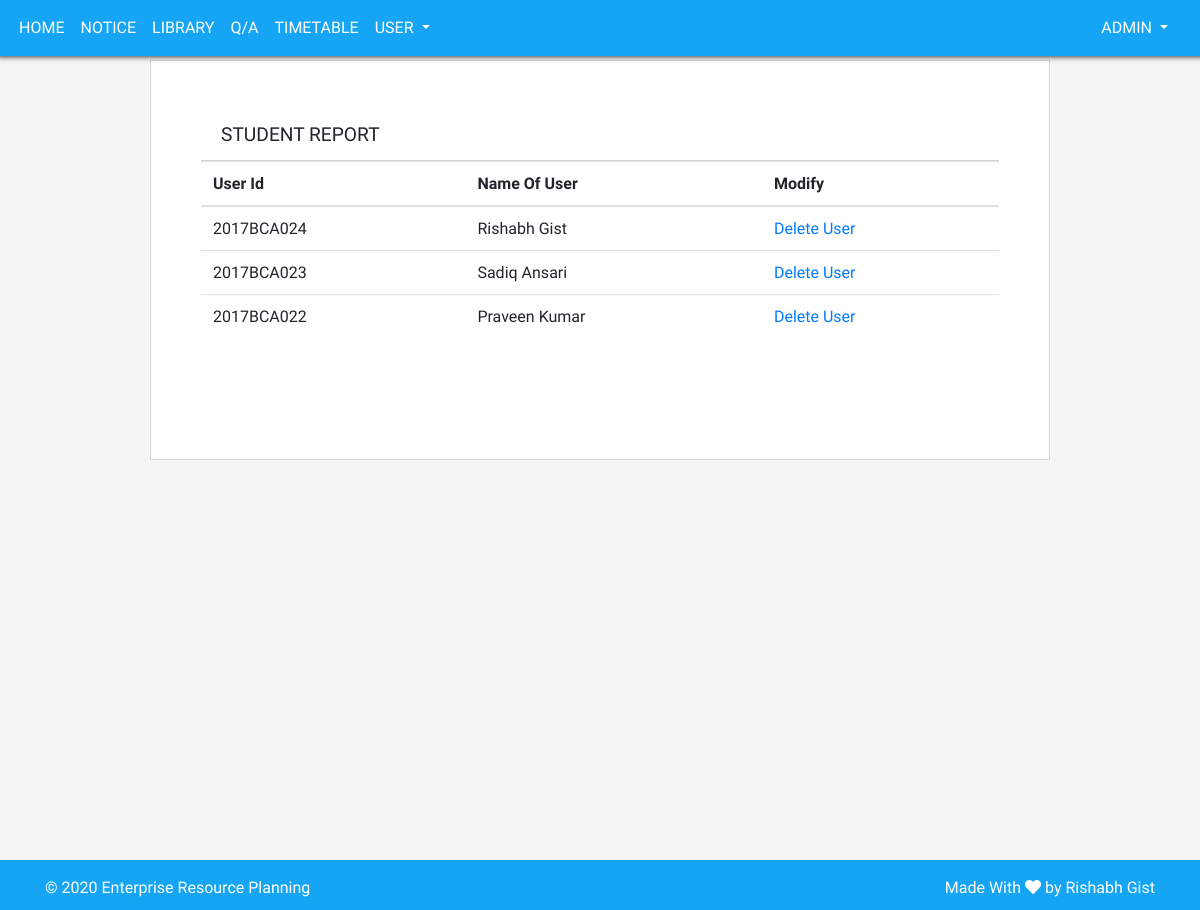
Page /admin/report.php?id=1 (signed in) on the committed database.
### tables this page shows
CREATE TABLE IF NOT EXISTS `users` (
  `id` int(60) NOT NULL AUTO_INCREMENT,
  `loginId` varchar(100) DEFAULT NULL,
  `password` varchar(100) DEFAULT NULL,
  `role` varchar(30) DEFAULT NULL,
  PRIMARY KEY (`id`),
  UNIQUE KEY `loginId` (`loginId`)
);

CREATE TABLE IF NOT EXISTS `userdata` (
  `id` int(100) NOT NULL AUTO_INCREMENT,
  `loginId` varchar(100) NOT NULL,
  `course` varchar(100) NOT NULL,
  `fname` varchar(200) NOT NULL,
  `lname` varchar(100) NOT NULL,
  `father` varchar(100) NOT NULL,
  `mother` varchar(100) NOT NULL,
  `email` varchar(100) NOT NULL,
  `mobile` varchar(255) NOT NULL,
  `dob` varchar(50) NOT NULL,
  `session_from` varchar(100) DEFAULT NULL,
  `session_to` varchar(100) DEFAULT NULL,
  `address1` varchar(100) NOT NULL,
  `address2` varchar(100) NOT NULL,
  PRIMARY KEY (`id`),
  UNIQUE KEY `loginId` (`loginId`)
);

### admin/report.php (the view, shortened to what this page needs)
<?php
include 'include/header.php';
 include 'include/navbar.php';
?>
<?php
if (isset($_GET['id'])) {
	if ($_GET['id'] == '1') {
		$role ="Student Report";
		$all_students = "SELECT * FROM users WHERE role ='student'";
		$result = mysqli_query($con,$all_students);
	}elseif ($_GET['id'] == '2') {
		$role ="Teacher Report";
		$all_teacher = "SELECT * FROM users WHERE role ='teacher'";
		$result = mysqli_query($con,$all_teacher);
	}
}
else{
		header('location:../admin');
	}
 ?>
<div class="container-report">
	<div class="profile-div">
		<span ><?php echo $role ?></span>
		</div>
		<table class="table table-hover">
		  <thead>
		    <tr>
		      <th colspan="3">User Id</th>
		      <th scope="col">Name Of User</th>
		      <th scope="col">Modify</th>
		    </tr>
		  </thead>
		  <tbody>
		  <?php
			while ($row = mysqli_fetch_assoc($result)) {
				$user_id = $row['loginId'];
				$name = "SELECT * FROM userdata WHERE loginId = '$user_id'";
				$res = mysqli_query($con,$name);
				$ress = mysqli_fetch_assoc($res);
				$fname = $ress['fname'];
				$lname = $ress['lname'];
			?>
		    <tr>
		      <td colspan="3"><?php echo $user_id ?></td>
		      <td><?php echo $fname.' '.$lname;?></td>
		      <td><a href="report.php?id=<?php echo $_GET['id']?>&delete=<?php echo $user_id ?>">Delete User</a></td>
		    </tr>
		<?php } ?>
		  </tbody>
		</table>
</div>
<?php include 'include/footer.php'; ?>

### admin/css/style.css (style rules this page uses)
html { margin: 0; height: 100%; }
body { position: relative; min-height: 100%; min-height: 100vh; }
.bg { background-color: #f5f5f5; font-family: 'Ubuntu', sans-serif; }
.profile-div { background-color: #fff; width: 100%; padding: 10px 20px; border-bottom: 1px solid #d6d6d6; font-size: 1.2rem; font-family:'Quicksand', sans-serif; text-transform: uppercase; }
.container-report { background-color: #fff; border: 1px solid #d6d6d6; height: 400px; width: 900px; margin: auto; margin-top: 5%; padding: 50px; }

### rows in the picture
users: loginId "2017BCA024", userdata.fname "Rishabh", userdata.lname "Gist"
users: loginId "2017BCA023", userdata.fname "Sadiq", userdata.lname "Ansari"
users: loginId "2017BCA022", userdata.fname "Praveen", userdata.lname "Kumar"

### other values in the picture
$role "STUDENT REPORT"
